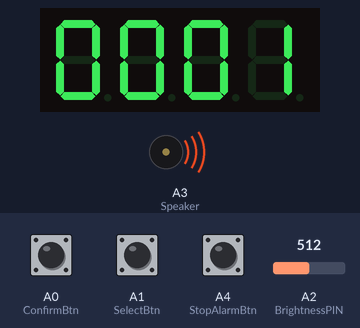
This sketch was run on a simulated Arduino Uno, built with avr-gcc and run on an emulated ATmega328P. Parts: 4-digit seven-segment display, buzzer (waves = sounding). Wiring (inferred from the names in the program): 4-digit 7-segment display, segments lit when LOW: segments pin 11, pin 7, pin 3, pin 5, pin 6, pin 10, pin 2, pin 4; digit selects pin 12, pin 9, pin 8, pin 13. The test bench sets the inputs (shaded band); at power-on: A1 (SelectBtn) HIGH, A4 (StopAlarmBtn) HIGH, A0 (ConfirmBtn) HIGH, A2 (BrightnessPIN) = 512. The segment pins are drawn as the display they are named for.

Above: at 1.2 s.
1.3 s: A1 (SelectBtn) pulled LOW for 0.15 s
2.9 s: A4 (StopAlarmBtn) pulled LOW for 0.15 s
At 3.3 s:
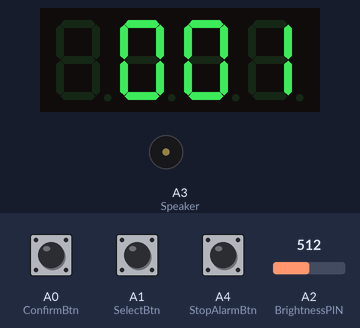
6.6 s: A0 (ConfirmBtn) pulled LOW for 0.15 s
At 7.9 s:
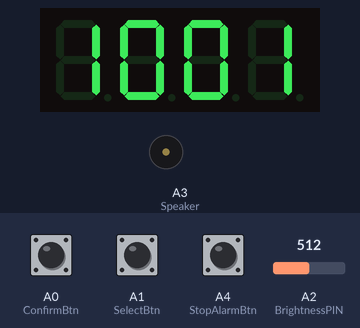
8.2 s: A0 (ConfirmBtn) pulled LOW for 1 s
At 8.9 s:
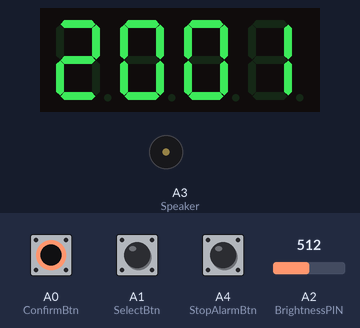
10.7 s: A1 (SelectBtn) pulled LOW for 1 s
At 11.9 s:
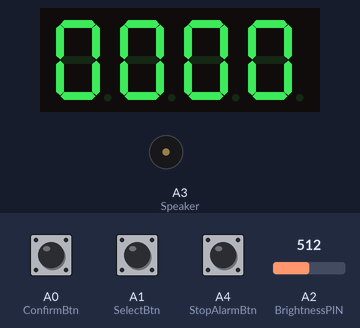
Timing chart, 0 to 13.7 s (numbered marks = the images above; inputs shaded):
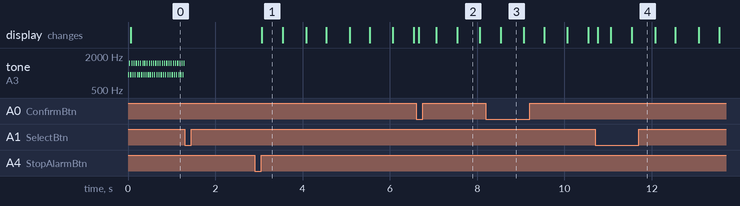

Measured:
- after the input at 2.9 s, the display: changes after 0.16 s (image 1)
- after the input at 6.6 s, the display: changes after 0.06 s (image 2)
- after the input at 8.2 s, the display: changes after 0.34 s (image 3)
- after the input at 10.7 s, the display: changes after 0.06 s (image 4)
- what the display in image 1 shows lasts 0.4 s, from 3.1 s to 3.5 s

The sketch:

7segment.ino
```cpp
#include <Arduino.h>
#include <stdio.h>
#include <stdint.h>
#include <math.h>

const int ASeg = 11;
const int BSeg = 7;
const int CSeg = 3;
const int DSeg = 5;
const int ESeg = 6;
const int FSeg = 10;
const int GSeg = 2;
const int DotSeg = 4;

const int KetaSegments[4] = { 12, 9, 8, 13 };

const int ConfirmBtn = A0;
const int SelectBtn = A1;

const int Speaker = A3;

const int BrightnessPIN = A2;

const int StopAlarmBtn = A4;

const int LED_ON = LOW;
const int LED_OFF = HIGH;

const int LED_KETA_ON = HIGH;
const int LED_KETA_OFF = LOW;
// delay(ms) /
const int TIMER_DELAY = 2;  // セグメントの文字を切り替える遅延なのでなるべく小さく

int CheckBright = 100;

// セグメントの値
uint8_t segChars[4] = { 0, 0, 0, 0 };
uint8_t segSelector = 3;

// アラーム時刻
uint8_t alarmTime[4] = { 0, 0, 0, 0 };

// アラームが鳴っているか
bool isAlarm = true;

// データ取得用
int recieveByte = 0;
String bufferStr = "";
//int connectionDelay = 0;

/* initial setting 初期設定 */
void setup() {
  /* ログ用のシリアル通信 */

  Serial.begin(9600);

  /* 7Seg 使用ピン定義 */
  pinMode(ASeg, OUTPUT);
  pinMode(BSeg, OUTPUT);
  pinMode(CSeg, OUTPUT);
  pinMode(DSeg, OUTPUT);
  pinMode(ESeg, OUTPUT);
  pinMode(FSeg, OUTPUT);
  pinMode(GSeg, OUTPUT);
  pinMode(DotSeg, OUTPUT);

  /* 7Seg 桁決定用 */
  for (int i = 0; i < 4; i++)
    pinMode(KetaSegments[i], OUTPUT);

  for (int i = 0; i < 4; i++)
    digitalWrite(KetaSegments[i], LOW);

  /* 時刻調整用ボタン */
  pinMode(ConfirmBtn, INPUT_PULLUP);
  pinMode(SelectBtn, INPUT_PULLUP);
  pinMode(StopAlarmBtn, INPUT_PULLUP);

  pinMode(Speaker, INPUT);

  /* 明るさ取得用 */
  pinMode(BrightnessPIN, INPUT);
}

// Display function 0
void light(int target, int num) {

  digitalWrite(DotSeg, LOW);

  for (int i = 0; i < 12; i++) {
    digitalWrite(i, LOW);
  }

  for (int i = 0; i < 4; i++)
    digitalWrite(KetaSegments[i], LOW);
  if (num != 10)
    digitalWrite(target, HIGH);

  switch (num) {
    case 0:
      digitalWrite(ASeg, LED_ON);
      digitalWrite(BSeg, LED_ON);
      digitalWrite(CSeg, LED_ON);
      digitalWrite(DSeg, LED_ON);
      digitalWrite(ESeg, LED_ON);
      digitalWrite(FSeg, LED_ON);
      digitalWrite(GSeg, LED_OFF);
      break;
    case 1:
      digitalWrite(ASeg, LED_OFF);
      digitalWrite(BSeg, LED_ON);
      digitalWrite(CSeg, LED_ON);
      digitalWrite(DSeg, LED_OFF);
      digitalWrite(ESeg, LED_OFF);
      digitalWrite(FSeg, LED_OFF);
      digitalWrite(GSeg, LED_OFF);
      break;
    case 2:
      digitalWrite(ASeg, LED_ON);
      digitalWrite(BSeg, LED_ON);
      digitalWrite(CSeg, LED_OFF);
      digitalWrite(DSeg, LED_ON);
      digitalWrite(ESeg, LED_ON);
      digitalWrite(FSeg, LED_OFF);
      digitalWrite(GSeg, LED_ON);
      break;
    case 3:
      digitalWrite(ASeg, LED_ON);
      digitalWrite(BSeg, LED_ON);
      digitalWrite(CSeg, LED_ON);
      digitalWrite(DSeg, LED_ON);
      digitalWrite(ESeg, LED_OFF);
      digitalWrite(FSeg, LED_OFF);
      digitalWrite(GSeg, LED_ON);
      break;
    case 4:
      digitalWrite(ASeg, LED_OFF);
      digitalWrite(BSeg, LED_ON);
      digitalWrite(CSeg, LED_ON);
      digitalWrite(DSeg, LED_OFF);
      digitalWrite(ESeg, LED_OFF);
      digitalWrite(FSeg, LED_ON);
      digitalWrite(GSeg, LED_ON);
      break;
    case 5:
      digitalWrite(ASeg, LED_ON);
      digitalWrite(BSeg, LED_OFF);
      digitalWrite(CSeg, LED_ON);
      digitalWrite(DSeg, LED_ON);
      digitalWrite(ESeg, LED_OFF);
      digitalWrite(FSeg, LED_ON);
      digitalWrite(GSeg, LED_ON);
      break;
    case 6:
      digitalWrite(ASeg, LED_ON);
      digitalWrite(BSeg, LED_OFF);
      digitalWrite(CSeg, LED_ON);
      digitalWrite(DSeg, LED_ON);
      digitalWrite(ESeg, LED_ON);
      digitalWrite(FSeg, LED_ON);
      digitalWrite(GSeg, LED_ON);
      break;
    case 7:
      digitalWrite(ASeg, LED_ON);
      digitalWrite(BSeg, LED_ON);
      digitalWrite(CSeg, LED_ON);
      digitalWrite(DSeg, LED_OFF);
      digitalWrite(ESeg, LED_OFF);
      digitalWrite(FSeg, LED_OFF);
      digitalWrite(GSeg, LED_OFF);
      break;
    case 8:
      digitalWrite(ASeg, LED_ON);
      digitalWrite(BSeg, LED_ON);
      digitalWrite(CSeg, LED_ON);
      digitalWrite(DSeg, LED_ON);
      digitalWrite(ESeg, LED_ON);
      digitalWrite(FSeg, LED_ON);
      digitalWrite(GSeg, LED_ON);
      break;
    case 9:
      digitalWrite(ASeg, LED_ON);
      digitalWrite(BSeg, LED_ON);
      digitalWrite(CSeg, LED_ON);
      digitalWrite(DSeg, LED_ON);
      digitalWrite(ESeg, LED_OFF);
      digitalWrite(FSeg, LED_ON);
      digitalWrite(GSeg, LED_ON);
      break;
    case 10:
      digitalWrite(ASeg, LED_OFF);
      digitalWrite(BSeg, LED_OFF);
      digitalWrite(CSeg, LED_OFF);
      digitalWrite(DSeg, LED_OFF);
      digitalWrite(ESeg, LED_OFF);
      digitalWrite(FSeg, LED_OFF);
      digitalWrite(GSeg, LED_OFF);
      break;
    case 11:
      digitalWrite(ASeg, LED_OFF);
      digitalWrite(BSeg, LED_OFF);
      digitalWrite(CSeg, LED_OFF);
      digitalWrite(DSeg, LED_ON);
      digitalWrite(ESeg, LED_OFF);
      digitalWrite(FSeg, LED_OFF);
      digitalWrite(GSeg, LED_OFF);
      break;
  }
  digitalWrite(DotSeg, LED_OFF);
}

int GetTimeVal() {
  String TimeValue;
  int TimeNum = -1;
  TimeValue = Serial.readString();
  TimeNum = TimeValue.toInt();
  return TimeNum;
}

int ctoi(char c) {
  if(c == '0') return 0;
  if (c >= '0' && c <= '9') {
    return c - '0';
  }
  return 0;
}

/* Mail loop 通常処理（繰り返し) */
void loop() {

  /* アラーム設定モードの残り時間 */
  static unsigned int modeSettingAlarm = 0;
  static unsigned int modeFixTime = 0;

  // 前のボタンの状態を記録
  static bool lastConfirmPush = false;
  static bool lastSelectPush = false;
  static bool lastStopAlarm = false;

  static long long alarmStart;

  if (isAlarm) {
    if (millis() % 50 > 25) {
      tone(Speaker, 1480);
    } else {
      tone(Speaker, 932);
    }
  } else {
    noTone(Speaker);
  }

  int Brightness = analogRead(BrightnessPIN);

  for (int i = 0; i < 4; i++) {
    if (segChars[i] >= 10)
      segChars[i] = 0;
    if (segChars[0] >= 3)
      segChars[0] = 0;
    if (segChars[0] == 2 && segChars[1] >= 4)
      segChars[1] = 0;
    if (segChars[2] >= 6)
      segChars[2] = 0;
  }
  for (int i = 0; i < 4; i++) {
    if (alarmTime[i] >= 10)
      alarmTime[i] = 0;
    if (alarmTime[0] >= 3)
      alarmTime[0] = 0;
    if (alarmTime[0] == 2 && alarmTime[1] >= 4)
      alarmTime[1] = 0;
    if (alarmTime[2] >= 6)
      alarmTime[2] = 0;
  }
  if (segSelector >= 4)
    segSelector = 0;

  if (modeSettingAlarm > 0) {
    /* TIMER_DELAYごとに各桁を表示 */
    for (int i = 0; i < 4; i++) {
      if ((millis() / 500) % 2 == 0 && i == segSelector && modeSettingAlarm > 0)
        light(KetaSegments[i], 10);
      else
        light(KetaSegments[i], alarmTime[i]);
      delay(TIMER_DELAY);
    };
  } else if (modeFixTime > 0) {
    /* TIMER_DELAYごとに各桁を表示 */
    for (int i = 0; i < 4; i++) {
      if ((millis() / 500) % 2 == 0 && i == segSelector && modeFixTime > 0)
        light(KetaSegments[i], 10);
      else
        light(KetaSegments[i], segChars[i]);
      delay(TIMER_DELAY);
    };
  } else if (Brightness >= CheckBright) {
    /* TIMER_DELAYごとに各桁を表示 */
    for (int i = 0; i < 4; i++) {
      if ((millis() / 500) % 2 == 0 && i == segSelector && modeSettingAlarm > 0)
        light(KetaSegments[i], 10);
      else
        light(KetaSegments[i], segChars[i]);
      delay(TIMER_DELAY);
    };
  } else {
    for (int i = 0; i < 4; i++) {
      light(KetaSegments[i], 10);
      delay(TIMER_DELAY);
    };
  }

  int state_A0 = digitalRead(ConfirmBtn);
  int state_A1 = digitalRead(SelectBtn);
  int state_A4 = digitalRead(StopAlarmBtn);
  const bool isConfirmPush = (state_A0 != 1 ? true : false);
  const bool isSelectPush = (state_A1 != 1 ? true : false);
  const bool isStopAlarm = (state_A4 != 1 ? true : false);

  /* ボタンの連続押しを禁止 */
  /*決定ボタン
  現在時刻やアラームの時間を1ずつ増やす　アラームも止める
  */
  if (isConfirmPush && !lastConfirmPush && modeSettingAlarm > 0) {
    alarmTime[segSelector]++;
    modeSettingAlarm = TIMER_DELAY * 5 * 50;
    isAlarm = false;
  } else if (isConfirmPush && !lastConfirmPush && modeFixTime > 0) {
    segChars[segSelector]++;
    modeFixTime = TIMER_DELAY * 5 * 50;
    isAlarm = false;
  }
  lastConfirmPush = isConfirmPush;

  /* Stopボタン
    アラームが鳴っている場合は停止
    なっていない場合は時刻修正モード
   */
  if (isStopAlarm && !lastStopAlarm) {
    if (isAlarm) {
      isAlarm = false;
    } else {
      segSelector++;  // select use segment
      modeFixTime = TIMER_DELAY * 5 * 50;
    }
  }
  lastStopAlarm = isStopAlarm;

  /* 選択ボタン
  アラームが鳴っていたら止める
  アラームの設定時刻の桁を１づつ増やす
  */
  if (isSelectPush && !lastSelectPush) {
    if (isAlarm) {
      isAlarm = false;
    } else {
      segSelector++;  // select use segment
      modeSettingAlarm = TIMER_DELAY * 5 * 50;
    }
  }
  lastSelectPush = isSelectPush;

  if (modeSettingAlarm > 0)
    modeSettingAlarm--;
  else if (modeFixTime > 0)
    modeFixTime--;
  else
    segSelector = 3;

  static bool isUpdateTime = false;
  if (modeFixTime == 0) {
    if ((millis() / 1000) % 60 == 0 && isUpdateTime == false) {
      segChars[3]++;
      if (segChars[3] > 9) {
        segChars[3] = 0;
        segChars[2]++;
      }
      if (segChars[2] > 5) {
        segChars[2] = 0;
        segChars[1]++;
      }
      if (segChars[0] == 2 && segChars[1] > 3) {
        segChars[1] = 0;
        segChars[0]++;
      }
      if (segChars[1] > 9) {
        segChars[1] = 0;
        segChars[0]++;
      }
      if (segChars[0] > 2) {
        segChars[0] = 0;
        segChars[1] = 0;
        segChars[2] = 0;
        segChars[3] = 0;
      }
      isUpdateTime = true;
      if (segChars[0] == alarmTime[0] && segChars[1] == alarmTime[1] && segChars[2] == alarmTime[2] && segChars[3] == alarmTime[3]) {
        isAlarm = true;
      }
    }
  }

  if ((millis() / 1000) % 60 != 0) {
    isUpdateTime = false;
  }

  bufferStr = "";
  while (Serial.available() > 0) {
    recieveByte = Serial.read();
    if (recieveByte == (int)'\n')
      break;
    bufferStr.concat((char)recieveByte);
    //Serial.println(bufferStr);

    if (bufferStr.length() == 4) {
      if (bufferStr[0] == 'c') {
        Serial.print(ctoi(bufferStr[1]) * 100 + ctoi(bufferStr[2]) * 10 + ctoi(bufferStr[3]));
        Serial.println("hg");
        CheckBright = ctoi(bufferStr[1]) * 100 + ctoi(bufferStr[2]) * 10 + ctoi(bufferStr[3]);
      }
    }

    if (bufferStr.length() == 5) {
      Serial.print("Arduino: Now Bright is ");
      Serial.println(Brightness);
      Serial.print("b");
      Serial.println(CheckBright);
      Serial.print("Arduino: now_alarm_");
      for (int i = 0; i < 4; i++) {
        Serial.print(alarmTime[i]);
      }
      Serial.println();
      if (bufferStr[0] == 't') {
        for (int i = 1; i < 5; i++) {
          segChars[i - 1] = ctoi(bufferStr[i]);
        }
      }
      if (bufferStr[0] == 'a') {
        for (int i = 1; i < 5; i++) {
          alarmTime[i - 1] = ctoi(bufferStr[i]);
        }
      }
    }
  }
}
```
